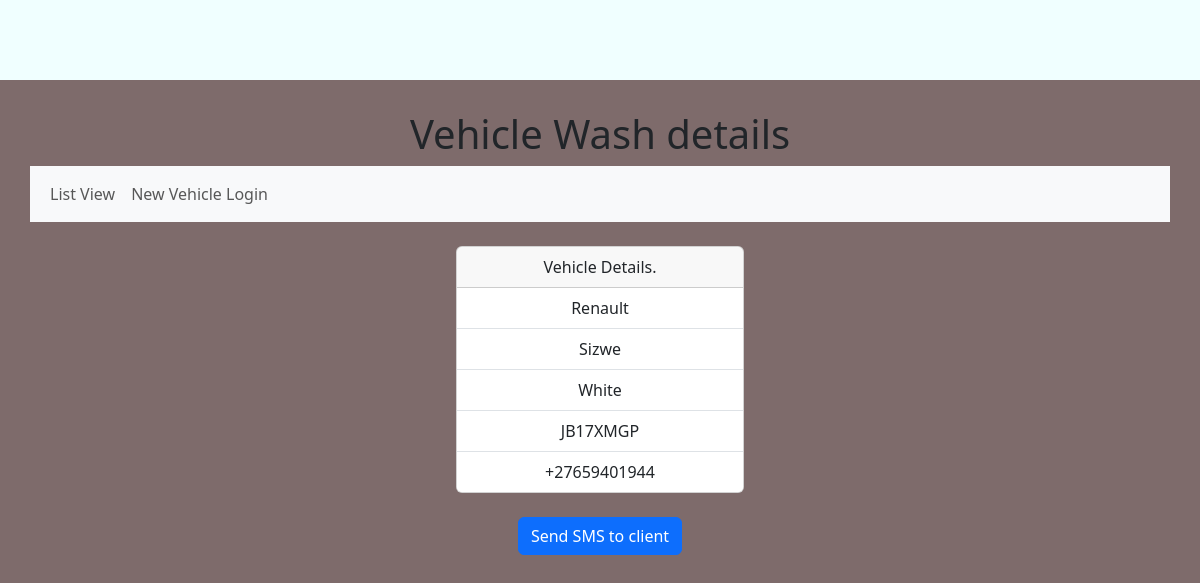
/VehicleWashDetails/2, run on the app's committed database.
### carwashapp/models.py (models this page shows, shortened)
class VehicleModel(models.Model):
    colors = [
        ('White','White'),
        ('Black','Black'),
        ('Green','Green'),
        ('Red','Red'),
        ('Blue','Blue'),
        ('Silver','Silver'),
        ('Grey','Grey'),
        ('Yellow','Yellow'),
    ]
    make = [
        ('Alfa Romeo','Alfa Romeo'),
        ('Audi','Audi'),
        ('BMW','BMW'),
        ('Chevrolet','Chevrolet'),
        ('Ford','Ford'),
        ('Honda','Honda'),
        ('Hyundai','Hyundai'),
        ('Jaguar','Jaguar'),
        ('Jeep','Jeep'),
        ('Kia','Kia'),
        ('Land Rover','Land Rover'),
        ('Lexus','Lexus'),
        ('Mercedes Benz','Mercedes Benz'),
        ('Mini cooper','Mini cooper'),
        ('Mitsubishi','Mitsubishi'),
        ('Subaru','Subaru'),
        ('Suzuki','Suzuki'),
        ('Renault','Renault'),
        ('Toyota','Toyota'),
        ('Volkswagen','Volkswagen'),
        ('Volvo','Volvo'),
    ]
    theStatus = [
        ('Drive In','Drive In'),
        ('Washing in Progress','Washing in Progress'),
        ('Car wash Finished','Car wash Finished'),
    ]
    TheUser = models.OneToOneField(User, on_delete=models.CASCADE, null=True)
    TheDateEntered = models.DateTimeField(auto_now_add=True)
    TheVehicleMake = models.CharField(choices=make, max_length=50)
    TheDriverName = models.CharField(max_length=50, default="")
    TheColor = models.CharField(choices=colors, max_length=50)
    TheRegistrations = models.CharField(max_length=12, null=True, default="")
    ThePhoneNumber = models.CharField(max_length=15)

### carwashapp/views.py (the view, shortened to what this page needs)
# urls.py: path('VehicleWashDetails/<int:list_id>', views.VehicleWashDetails, name='VehicleWashDetails'),
def VehicleWashDetails(request, list_id):
    TheVehicleDetails = VehicleModel.objects.get(id=list_id)
    TheVehicleDetails_1 = get_object_or_404(VehicleModel, id=list_id)
    myMessage = None
    return render(request, 'TheVehicleDetails.html',
                    {
                        'TheVehicleDetails_1':TheVehicleDetails_1,
                        'myMessage':myMessage,
                        'TheVehicleDetails':TheVehicleDetails
                    })

### template/TheVehicleDetails.html (shortened to what this page needs)
{% extends 'layout.html' %}
{% block content %}
<h1>Vehicle Wash details</h1>
{% include 'nav.html' %}
<br/>
<center>
<div class="card" style="width: 18rem;">
  <div class="card-header">
    Vehicle Details.
  </div>
  <ul class="list-group list-group-flush">
    <li class="list-group-item">
        {{TheVehicleDetails.TheVehicleMake}}<br>
    </li>
    <li class="list-group-item">
        {{TheVehicleDetails.TheDriverName}}<br>
    </li>
    <li class="list-group-item">
        {{TheVehicleDetails.TheColor}}<br>
    </li>
    <li class="list-group-item">
        {{TheVehicleDetails.TheRegistrations}}<br>
    </li>
    <li class="list-group-item">
        {{TheVehicleDetails.ThePhoneNumber}}<br>
    </li>
  </ul>
</div>
</center>
<br>
<form action="" method="POST">
<button type="submit" class="btn btn-primary">Send SMS to client</button>
</form>
{% endblock %}

### static/styles/mystyles.css (style rules this page uses)
body { background-color: azure; margin: 0; }

### data on the page
VehicleModel: TheVehicleMake "Renault", TheDriverName "Sizwe", TheColor "White", TheRegistrations "JB17XMGP", ThePhoneNumber "+27659401944"
